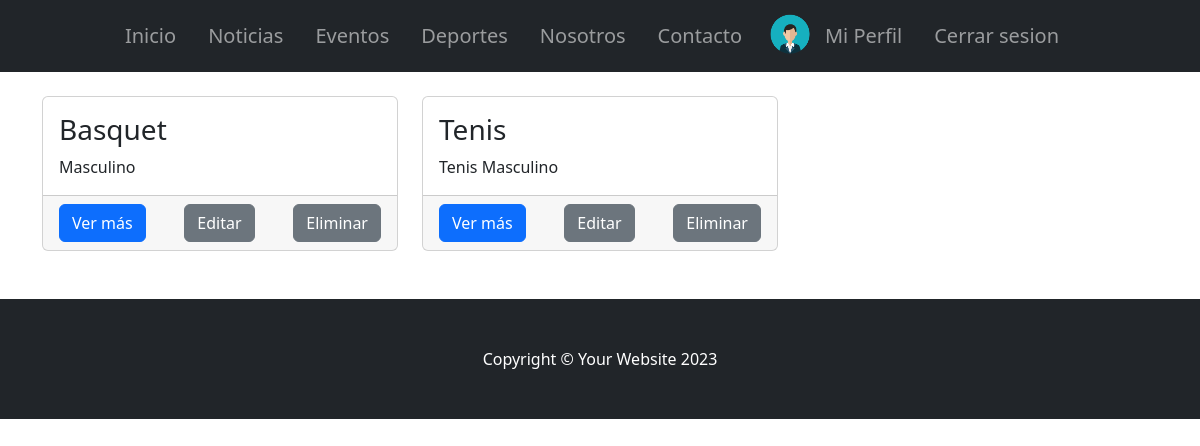
The page /AppClub/listarDeportes/ (signed in) on the database its author committed.
### AppClub/models.py (models this page shows, shortened)
class Deporte(models.Model):
    nombre = models.CharField(max_length=60)
    descripcion = models.CharField(max_length=60)
    categoria = models.CharField(max_length=60)

### AppClub/views.py (the view)
# urls.py: path("listarDeportes/", DeporteList.as_view(), name="listarDeportes"),
class DeporteList(ListView):
    model = Deporte
    template_name = "deporte_list.html"
    context_object_name = "deportes"

### AppClub/templates/deporte_list.html (shortened to what this page needs)
{% extends 'padre.html' %}
{% block ContenidoQueCambia %}
<div class="container mt-4 mb-4">
    <div class="row">
        {% for deporte in deportes %}
            <div class="col-lg-4 col-md-6 mb-4">
                <div class="card h-100">
                    <div class="card-body">
                        <h3 class="card-title">{{ deporte.nombre }}</h3>
                        <p class="card-text">{{ deporte.categoria }}</p>
                    </div>
                    <div class="card-footer d-flex justify-content-between">
                        <a class="btn btn-primary btn-block" href="{% url 'detallarDeportes' pk=deporte.pk %}">Ver más</a>
                        {% if user.is_staff %}
                            <a class="btn btn-secondary btn-block" href="{% url 'actualizarDeportes' deporte.id %}">Editar</a>
                            <form action="{% url 'eliminarDeportes' deporte.id %}" method="post">
                                <button type="submit" class="btn btn-secondary btn-block">Eliminar</button>
                            </form>
                        {% endif %}
                    </div>
                </div>
            </div>
        {% empty %}
            <p>No hay deportes disponibles.</p>
        {% endfor %}
    </div>
</div>
{% endblock ContenidoQueCambia %}

### rows shown on the page
Deporte: nombre "Basquet", categoria "Masculino"
Deporte: nombre "Tenis", categoria "Tenis Masculino"
